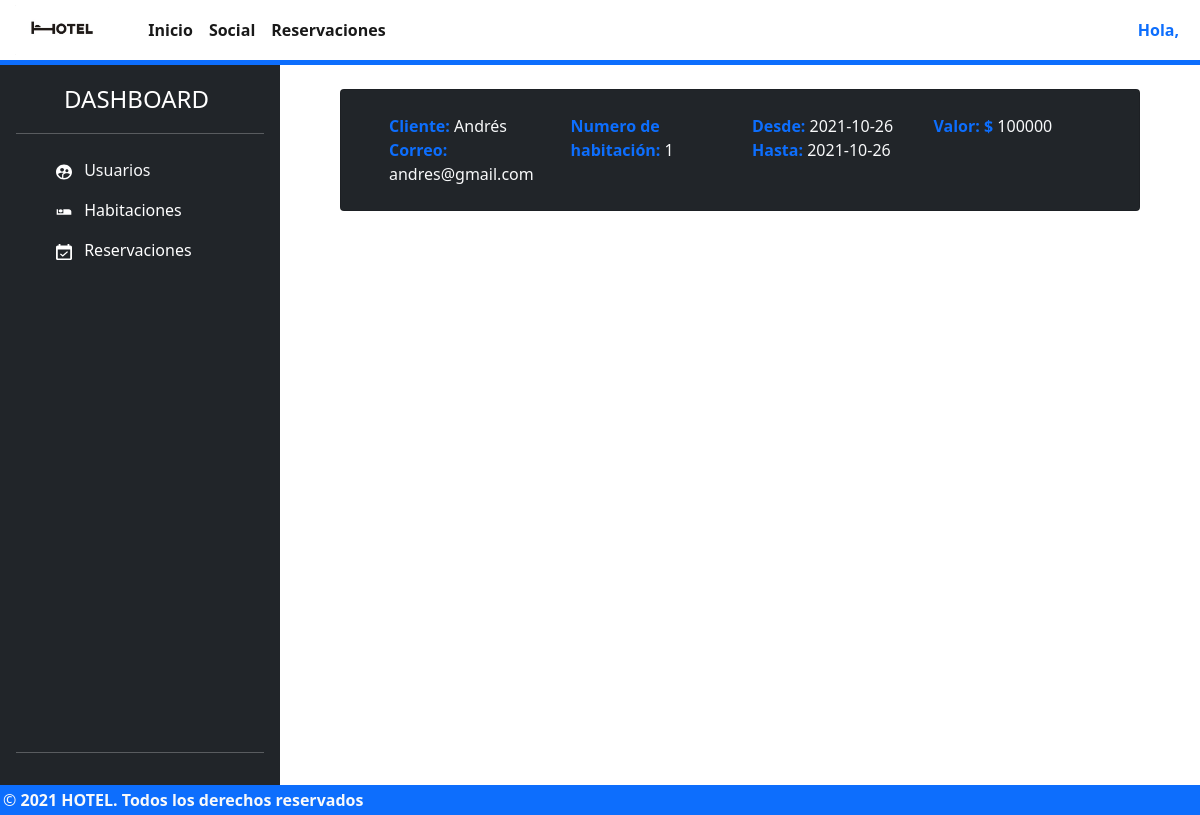
The app's page /dashboard/reservaciones, older data.
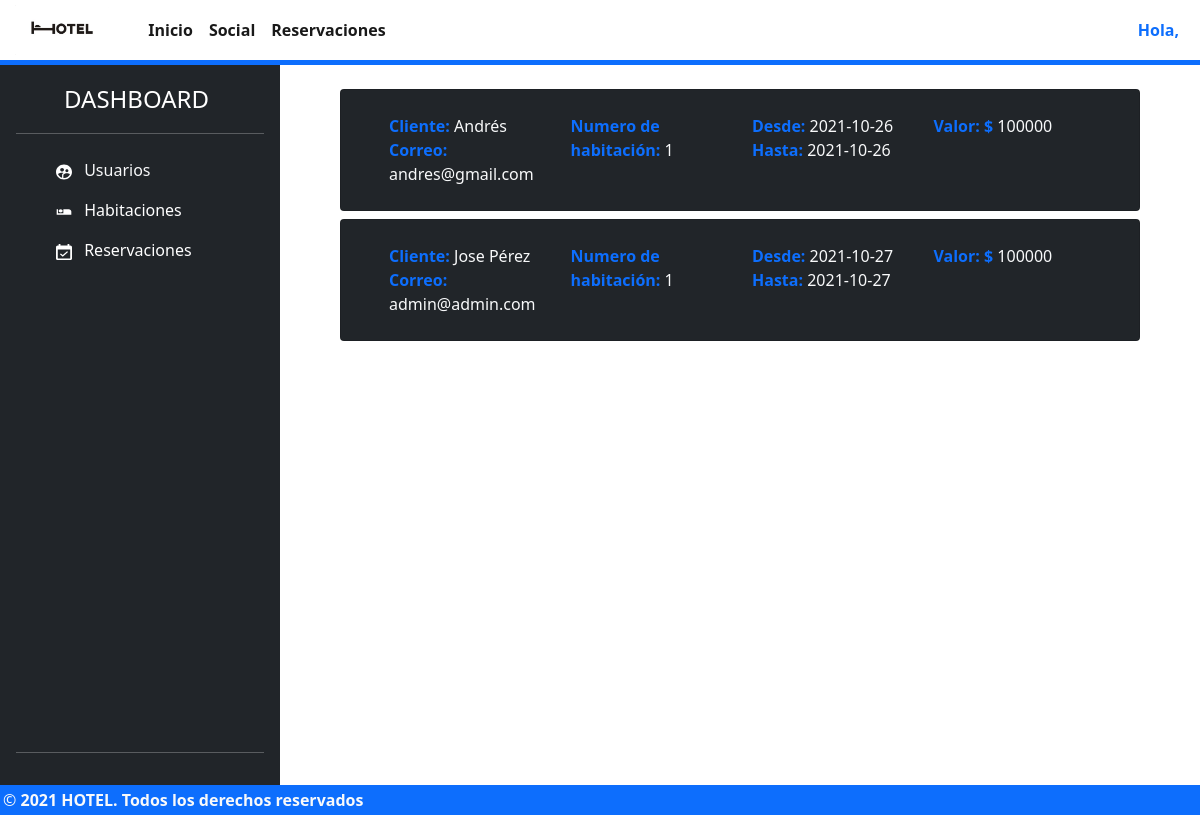
The same page, newer data.
### tables this page shows
CREATE TABLE "reservation" (
	"id_user"	INTEGER NOT NULL,
	"id_room"	INTEGER NOT NULL,
	"startDate"	TEXT NOT NULL,
	"targetDate"	TEXT NOT NULL,
	"state"	INTEGER NOT NULL,
	FOREIGN KEY("id_room") REFERENCES "room",
	FOREIGN KEY("id_user") REFERENCES "user",
	PRIMARY KEY("id_user","id_room","startDate","targetDate")
);

CREATE TABLE "user" (
	"id_user"	INTEGER NOT NULL UNIQUE,
	"name"	TEXT NOT NULL,
	"role"	TEXT,
	"email"	TEXT NOT NULL UNIQUE,
	"password"	TEXT NOT NULL,
	PRIMARY KEY("id_user" AUTOINCREMENT)
);

### app.py (the view)
@app.route("/dashboard/reservaciones", methods=["GET", "POST"])
def dashboard_reservaciones_page():
    tempSession = getCurrentUser()
    conn=sqlite3.connect("hotel_db.db")
    cur = conn.cursor()
    cur.execute('select name, id_room, startDate, targetDate, email from reservation INNER JOIN user USING (id_user)')
    rows = cur.fetchall()
    conn.close()
    length = len(rows)
    rows=list(rows)[::-1]
    newRows= map(addPrice, rows)
    return render_template('reservations.dashboard.html',len=length, rows=newRows, session = {"login": tempSession["login"], "user": tempSession["user"]})

### app.py (called while the page is built)
def getCurrentUser():
    if 'email' in session:
        email = session['email']
        db = sqlite3.connect('hotel_db.db')
        sentencia = "SELECT * FROM user where email='"+email+"'"
        cursor = db.cursor()
        cursor.execute(sentencia)
        data = cursor.fetchall()
        db.close()
        if(len(data) > 0):
            user = {
            "id": data[0][0],
            "name": data[0][1],
            "role": data[0][2],
            "email": data[0][3]
            }
            return {
                "login": 1,
                "user": user
            }
        else:
            return {
                "login": 0,
                "user": ""
            }
    else:
        return {
            "login": 0,
            "user": ""
        }

def addPrice(row):
    vec = list(row)
    print(f'xxxxxxxxx', row[2])
    start = row[2].split("-")
    end = row[3].split("-")
    print(f'xxxxxxxxx', start, end)
    d0 = date(int(start[0]), int(start[1]), int(start[2]))
    d1 = date(int(end[0]), int(end[1]), int(end[2]))
    delta = d1 - d0
    print("XXXXXXXXXXXXXXXXX vec: ", vec)
    vec.append((delta.days+1)*100000)
    return vec

### templates/reservations.dashboard.html (shortened to what this page needs)
{% macro miCard(name="xxxxx",number=000, startDate='xxxx-xx-xx', targetDate='xxxx-xx-xx', email="xxx@xxx.com",price=0) -%}
<div class="card bg-dark text-light m-2 p-4">
    <div class="container">
        <div class="row">
            <div class="col">
                <div>
                    <strong class="text-primary">Cliente: </strong>{{name}}
                </div>
                <div>
                    <strong class="text-primary">Correo: </strong>{{email}}
                </div>
            </div>
            <div class="col"><strong class="text-primary">Numero de habitación: </strong>{{number}}</div>
            <div class="col">
                <div>
                    <div>
                        <strong class="text-primary">Desde: </strong> {{startDate}}
                    </div>
                    <div>
                        <strong class="text-primary">Hasta: </strong> {{targetDate}}
                    </div>
                </div>
            </strong></div>
            <div class="col"><strong class="text-primary">Valor: $ </strong> {{price}}</div>
        </div>
    </div>
</div>
{%- endmacro %}
{% extends 'models/dashboard.html' %}
{% block contentdash %}
 <div class="container">
    {% if len>0 %}
        {% for item in rows %}
            {{miCard(item[0],item[1],item[2],item[3],item[4], item[5])}}
        {% endfor %}
    {% else %}
        <div class="alert alert-danger mt-4 text-center">
            Usted no tiene reservaciones
        </div>
    {% endif %}
 </div>
{% endblock contentdash %}

Row changes from the older to the newer data that the page shows:
added reservation: number "1", startDate "2021-10-27", targetDate "2021-10-27", price "100000"
now on this page (row unchanged): user: name "Jose Pérez", email "admin@admin.com"
